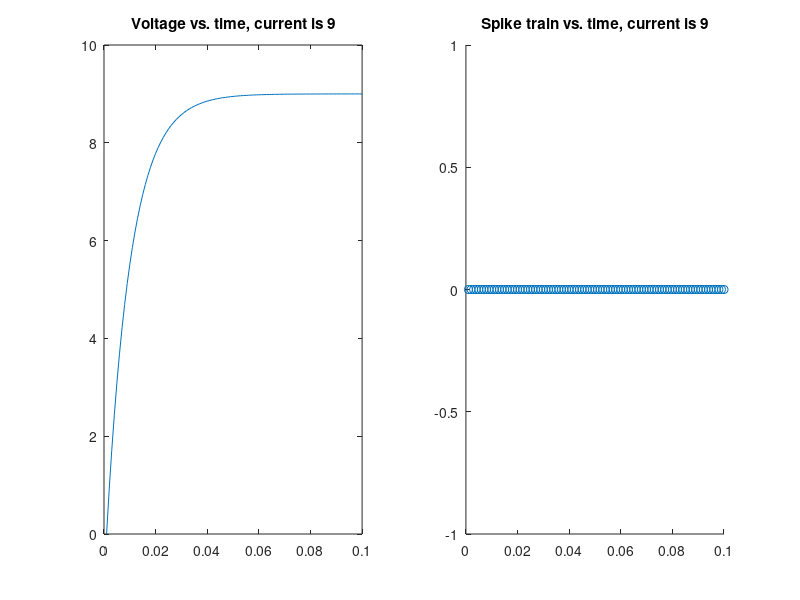
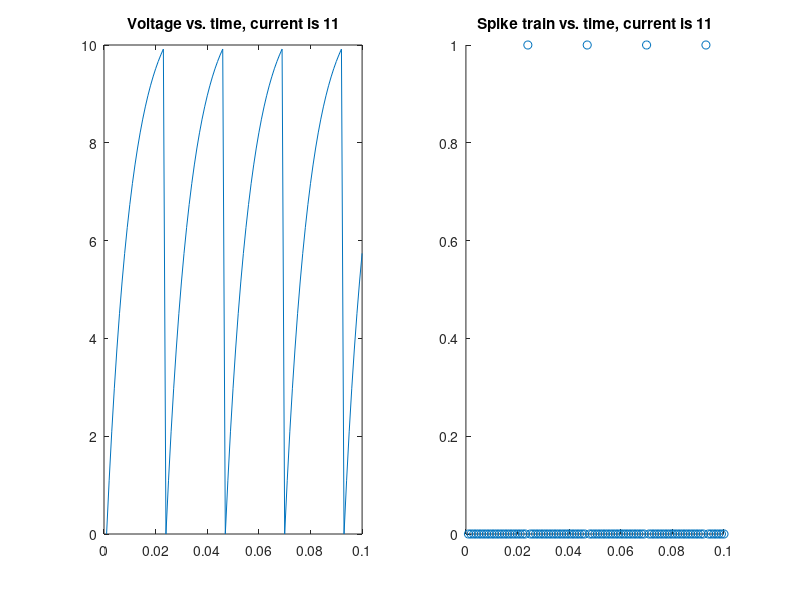
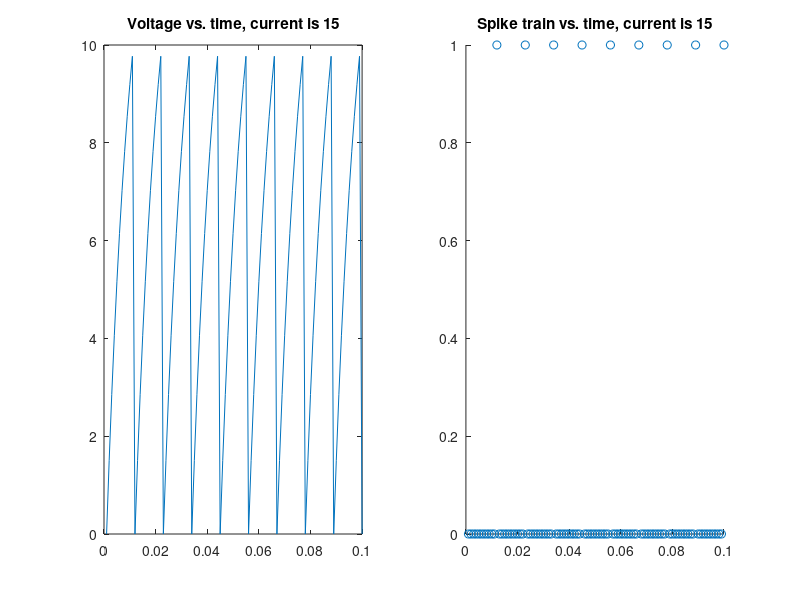
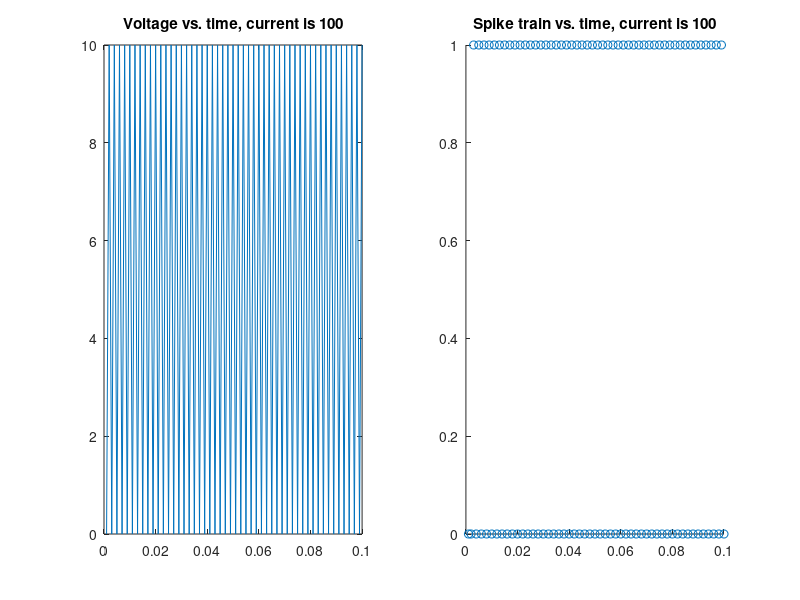

Source code (MATLAB) for these figures, in order:
clc, clear
close all

deltaT = 10^-3;
current = [9 11 15 100];
v = zeros(100,length(current));
th = 10;
spike = zeros(100,length(current));
t = 1:100;
for current_idx = 1:length(current)
    for i=1:99
        v(i+1,current_idx) = v(i,current_idx)+(deltaT/10^-2)*(-v(i, current_idx)+current(current_idx));
        if v(i+1,current_idx)>th
            v(i+1,current_idx) = 0;
            spike(i+1,current_idx) = 1;
        end
    end
    figure(current_idx)
    subplot(1,2,1)
    plot(deltaT*t, v(:,current_idx))
    title(['Voltage vs. time, current is ', num2str(current(current_idx))]);
    subplot(1,2,2)
    scatter(deltaT*t, spike(:,current_idx))
    title(['Spike train vs. time, current is ', num2str(current(current_idx))]);
end





    